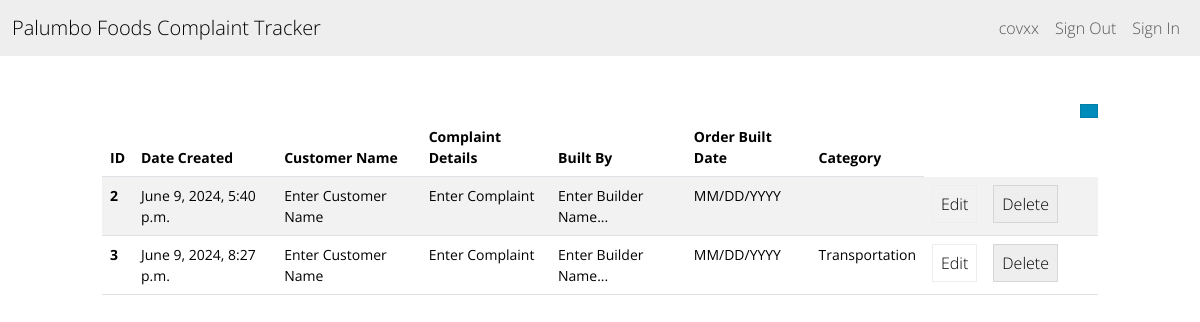
/dashboard/ (signed in), run on the app's committed database.
### inventory/models.py (models this page shows, shortened)
class InventoryItem(models.Model):
    name = models.CharField(default="Enter Customer Name...",max_length=200)
    complaint = models.TextField(max_length=2000,default="Enter Complaint...")
    date_complained = models.CharField(max_length=10,default="MM/DD/YYYY")
    category = models.ForeignKey('Category', on_delete=models.SET_NULL, blank=True, null=True)
    date_created = models.DateTimeField(auto_now_add=True)
    date_built = models.CharField(max_length=10,default="MM/DD/YYYY")
    built_by = models.CharField(max_length=200,default="Enter Builder Name...")
    user = models.ForeignKey(User, on_delete=models.DO_NOTHING) #Deletes inventory made by a user when the user is deleted, probably should not happen

class Category(models.Model):
    name = models.CharField(max_length=200)
    class Meta:
        verbose_name_plural = 'Categories'

### inventory/views.py (the view)
# urls.py: path('dashboard/', Dashboard.as_view(), name="dashboard"),
class Dashboard(LoginRequiredMixin, View):
    def get(self, request):
        items = InventoryItem.objects.filter(user=self.request.user.id).order_by('id')
        return render(request, 'inventory/dashboard.html', {'items': items})

### inventory/templates/inventory/dashboard.html (shortened to what this page needs)
{% extends 'inventory/base.html' %}
{% block content %}
    <div class="row">
        <div class="col-md-10 col-12 mx-auto mt-5">
            <div class="d-flex justify-content-end">
                <a href="{% url 'add-item' %}" class="btn btn-primary"> </a>
                </div>
                <table class='table table-hover table-striped'>
                 <thead>
                        <th scope="col">ID</th>
                     <th scope="col">Date Created</th>
                     <th scope="col">Customer Name</th>
                     <th scope="col"> Complaint Details</th>
                     <th scope="col">Built By</th>
                     <th scope="col">Order Built Date</th>
                     <th scope="col">Category</th>
                    </thead>
                    <tbody>
                     {% for item in items %}
                     <tr>
                            <th scope='row'> {{ item.id }}</th>
                            <td>{{ item.date_created }}</td>
                            <td>{{ item.name }} </td>
                            <td>{{ item.complaint }} </td>
                            <td> {{  item.built_by }} </td>
                            <td> {{ item.date_built }} </td>
                            <td> {{ item.category.name }}</td>
                            <td><a href="{% url 'edit-item' item.id %}" class="btn btn-outline-secondary">Edit</a></td>
                            <td><a href="{% url 'delete-item' item.id %}" class="btn btn-secondary">Delete</a></td>
                            <td></td>
                            <td></td>
                     </tr>
                     {% endfor %}
                 </tbody>
             </table>
        </div>
    </div>
{% endblock content %}

### inventory/templates/inventory/base.html (shortened to what this page needs)
<!DOCTYPE html>
<html lang="en">
<head>
    <link href="https://bootswatch.com/5/yeti/bootstrap.min.css" rel="
    stylesheet">
</head>
<body>
    {% include 'inventory/navigation.html' %}
    {% block content %}
    {% endblock content %}
</body>
</html>

### inventory/templates/inventory/navigation.html (shortened to what this page needs)
<nav class="navbar navbar-expand-lg bg-light">
    <div class="container-fluid">
        <a class="navbar-brand" href="{% url 'index' %}"> Palumbo Foods Complaint Tracker</a>
    <div class="collapse navbar-collapse justify-content-end" id="navbarNav">
        <ul class="navbar-nav">
            {% if user.is_authenticated %}
            <li class"nav-item">
                <a class="nav-link" href="#">{{ user.username }}</a>
            </li>
            <li class"nav-item">
                <a class="nav-link" href="{% url 'logout' %}">Sign Out </a>
            <li class="nav-item">
                <a class="nav-link" href="#">Sign In</a>
            </li>
            {% else %}
            <a class="nav-link" href="{% url 'login' %}">Log In </a>
            <a class="nav-link" href="{% url 'signup' %}">Sign Up </a>
            {% endif %}
        </li>
        </ul>
    </div>
</div>
</nav>

### data on the page
InventoryItem: id "2", date_created "June 9, 2024, 5:40 p.m.", name "Enter Customer Name", complaint "Enter Complaint", built_by "Enter Builder Name...", date_built "MM/DD/YYYY"
InventoryItem: id "3", date_created "June 9, 2024, 8:27 p.m.", name "Enter Customer Name", complaint "Enter Complaint", built_by "Enter Builder Name...", date_built "MM/DD/YYYY", category.name "Transportation"

### other printed values
{{ user.username }} "covxx"
